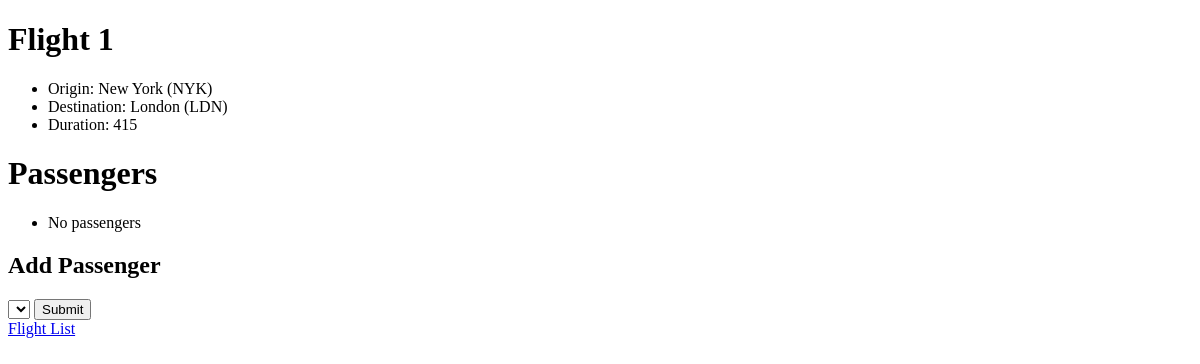
Before: /flights/1 with the older database file.
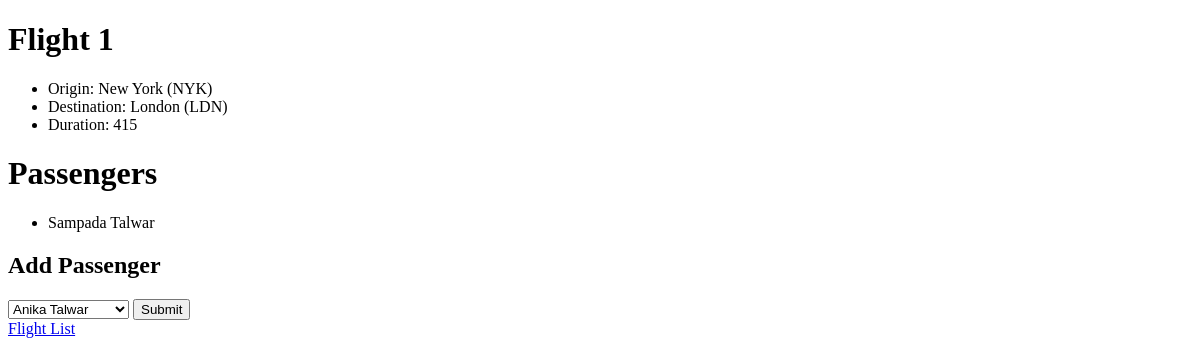
After: the same page with the newer database file.
### flights/models.py (models this page shows)
class Passenger(models.Model):
    first_name = models.CharField(max_length = 64)
    last_name = models.CharField(max_length = 64)
    flights = models.ManyToManyField(Flight, blank = True, related_name="passengers")
    def __str__(self):
        return f"{self.first_name} {self.last_name}"

### flights/views.py (the view)
# urls.py: path("<int:flight_id>", views.flight, name = "flight"),
def flight(request, flight_id):
    flight = Flight.objects.get(id = flight_id)
    return render(request, "flights/flight.html", {
        "flight" : flight,
        "passengers" : flight.passengers.all(),
        "non_passengers" : Passenger.objects.exclude(flights=flight).all() # Passengers excluding the ones that are already on this flight
    })

### flights/models.py (called while the page is built)
    def __str__(self):
        return f"{self.city} ({self.code})"

### flights/templates/flights/flight.html (shortened to what this page needs)
{% extends "flights/layout.html" %}
{% block body %}
    <h1>Flight {{ flight.id }}</h1>
    <ul>
        <li>Origin: {{ flight.origin }}</li>
        <li>Destination: {{ flight.destination }}</li>
        <li>Duration: {{ flight.duration }}</li>
    </ul>
    <h1>Passengers</h1>
    <ul>
        {% for passenger in passengers %}
            <li>{{ passenger }}</li>
        {% empty %}
            <li>No passengers</li>
        {% endfor %}
    </ul>
    <h2>Add Passenger</h2>
    <form action="{% url 'bookFlight' flight.id %}" method="POST">
        <select name="passenger">
            {% for passenger in  non_passengers %}
            <option value="{{ passenger.id }}">{{ passenger }}</option>
            {% endfor %}
        </select>
        <input type="submit">
    </form>
    <a href="{% url 'index' %}">Flight List</a>
{% endblock %}

Changed rows visible on the page:
added Passenger: first_name+last_name "Sampada Talwar"
Other visible differences:
form field passenger: (not shown) → "Anika Talwar"
text no longer shown: "No passengers"
